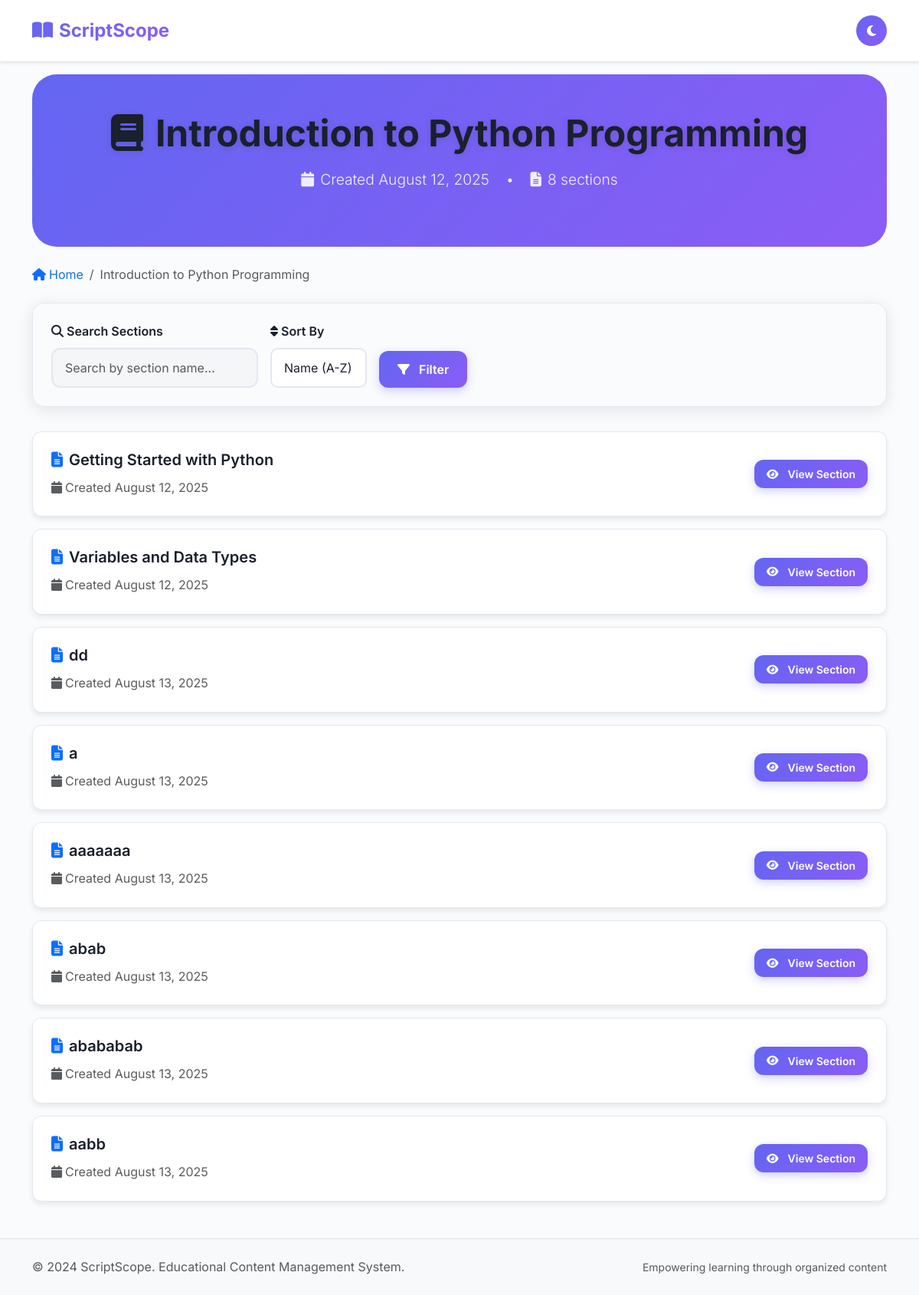
Screenshot of /chapter/1 (signed in) with the database file from the repository.
### backend/models.py (models this page shows)
class Chapter(db.Model):
    id = db.Column(db.Integer, primary_key=True)
    name = db.Column(db.String(200), nullable=False)
    admin_id = db.Column(db.Integer, db.ForeignKey('admin.id'), nullable=False)
    created_at = db.Column(db.DateTime, default=datetime.utcnow)
    sections = db.relationship('Section', backref='chapter', lazy=True, cascade='all, delete-orphan')
    chapter_comments = db.relationship('ChapterComment', backref='chapter', lazy=True, cascade='all, delete-orphan')

class Section(db.Model):
    id = db.Column(db.Integer, primary_key=True)
    name = db.Column(db.String(200), nullable=False)
    content = db.Column(db.Text, nullable=True)
    chapter_id = db.Column(db.Integer, db.ForeignKey('chapter.id'), nullable=False)
    created_at = db.Column(db.DateTime, default=datetime.utcnow)
    updated_at = db.Column(db.DateTime, default=datetime.utcnow, onupdate=datetime.utcnow)
    section_comments = db.relationship('SectionComment', backref='section', lazy=True, cascade='all, delete-orphan')

### backend/routes.py (the view)
@routes_bp.route('/chapter/<int:chapter_id>')
def chapter_detail(chapter_id):
    if 'user_id' not in session and 'admin_id' not in session:
        flash('Please log in to view chapter details', 'warning')
        return redirect(url_for('routes_bp.login'))
    chapter = Chapter.query.get_or_404(chapter_id)
    sections = Section.query.filter_by(chapter_id=chapter_id).all()
    comments = ChapterComment.query.filter_by(chapter_id=chapter_id).order_by(ChapterComment.created_at.desc()).all()
    return render_template('chapter_detail.html', chapter=chapter, sections=sections, comments=comments)

### frontend/templates/chapter_detail.html (shortened to what this page needs)
{% extends "user_base.html" %}
{% block content %}
<div class="container">
    <div class="hero" style="margin-bottom: 0; border-radius: 2rem; padding: 3rem 0;">
        <div class="text-center">
            <h1 class="display-5 fw-bold">
                <i class="fas fa-book me-3"></i>{{ chapter.name }}
            </h1>
            <p class="lead mb-4">
                <i class="fas fa-calendar me-2"></i>Created {{ chapter.created_at.strftime('%B %d, %Y') }}
                <span class="mx-3">•</span>
                <i class="fas fa-file-alt me-2"></i>{{ sections|length }} section{{ 's' if sections|length != 1 else '' }}
            </p>
        </div>
    </div>
    <nav aria-label="breadcrumb" class="my-4">
        <ol class="breadcrumb">
            <li class="breadcrumb-item">
                <a href="{{ url_for('routes_bp.index') }}" class="text-decoration-none">
                    <i class="fas fa-home me-1"></i>Home
                </a>
            </li>
            <li class="breadcrumb-item active">{{ chapter.name }}</li>
        </ol>
    </nav>
    <div class="search-filter-bar">
        <form method="GET" class="d-flex gap-3 align-items-end flex-wrap">
            <div class="flex-grow-1">
                <label for="search" class="form-label fw-semibold">
                    <i class="fas fa-search me-1"></i>Search Sections
                </label>
                <input type="text" id="search" name="search" class="form-control search-input"
                       placeholder="Search by section name..." value="{{ search }}">
            </div>
            <div>
                <label for="sort" class="form-label fw-semibold">
                    <i class="fas fa-sort me-1"></i>Sort By
                </label>
                <select id="sort" name="sort" class="form-select">
                    <option value="name" {{ 'selected' if sort_by == 'name' else '' }}>Name (A-Z)</option>
                </select>
            </div>
            <button type="submit" class="btn btn-primary">
                <i class="fas fa-filter me-1"></i>Filter
            </button>
        </form>
    </div>
    {% if sections %}
    <div class="section-list">
        {% for section in sections %}
        <div class="card section-card fade-in" style="animation-delay: {{ loop.index0 * 0.1 }}s">
            <div class="card-body">
                <div class="row align-items-center">
                    <div class="col-md-8">
                        <h5 class="card-title">
                            <i class="fas fa-file-alt me-2 text-primary"></i>{{ section.name }}
                        </h5>
                        <p class="card-text text-muted">
                            <i class="fas fa-calendar me-1"></i>Created {{ section.created_at.strftime('%B %d, %Y') }}
                        </p>
                    </div>
                    <div class="col-md-4 text-end">
                        <div class="d-flex gap-2 flex-wrap justify-content-end">
                            <a href="{{ url_for('routes_bp.section_detail', chapter_id=chapter.id, section_id=section.id) }}"
                               class="btn btn-primary btn-sm">
                                <i class="fas fa-eye me-1"></i>View Section
                            </a>
                        </div>
                    </div>
                </div>
            </div>
        </div>
        {% endfor %}
    </div>
    {% endif %}
</div>
{% endblock %}

### frontend/templates/user_base.html (shortened to what this page needs)
<!DOCTYPE html>
<html lang="en">
<head>
    <link href="https://cdn.jsdelivr.net/npm/bootstrap@5.3.2/dist/css/bootstrap.min.css" rel="stylesheet">
    <link rel="stylesheet" href="https://cdnjs.cloudflare.com/ajax/libs/font-awesome/6.4.0/css/all.min.css">
    <link rel="stylesheet" href="{{ url_for('static', filename='css/styles.css') }}">
</head>
<body>
    <nav class="navbar navbar-expand-lg navbar-light bg-white shadow-sm">
        <div class="container">
            <a class="navbar-brand fw-bold text-primary" href="{{ url_for('routes_bp.index') }}">
                <i class="fas fa-book-open me-2"></i>ScriptScope
            </a>
            <div class="d-flex align-items-center ms-auto gap-3">
                <button class="theme-toggle" onclick="toggleTheme()" type="button" title="Toggle theme">
                    <i class="fas fa-moon theme-icon-dark" style="display: none;"></i>
                </button>
            </div>
        </div>
    </nav>
    <main>
        {% block content %}{% endblock %}
    </main>
    <footer class="bg-light border-top mt-5 py-4">
        <div class="container">
            <div class="row">
                <div class="col-md-6">
                    <p class="mb-0 text-muted">© 2024 ScriptScope. Educational Content Management System.</p>
                </div>
                <div class="col-md-6 text-md-end">
                    <small class="text-muted">Empowering learning through organized content</small>
                </div>
            </div>
        </div>
    </footer>
</body>
</html>

### rows the page displays
Chapter: name "Introduction to Python Programming", created_at "August 12, 2025"
Section: name "Getting Started with Python", created_at "August 12, 2025"
Section: name "Variables and Data Types", created_at "August 12, 2025"
Section: name "dd", created_at "August 13, 2025"
Section: name "a", created_at "August 13, 2025"
Section: name "aaaaaaa", created_at "August 13, 2025"
Section: name "abab", created_at "August 13, 2025"
Section: name "abababab", created_at "August 13, 2025"
Section: name "aabb", created_at "August 13, 2025"

### other values shown
{{ sections|length }} "8"
{{ 's' if sections|length != 1 else '' }} "s"
